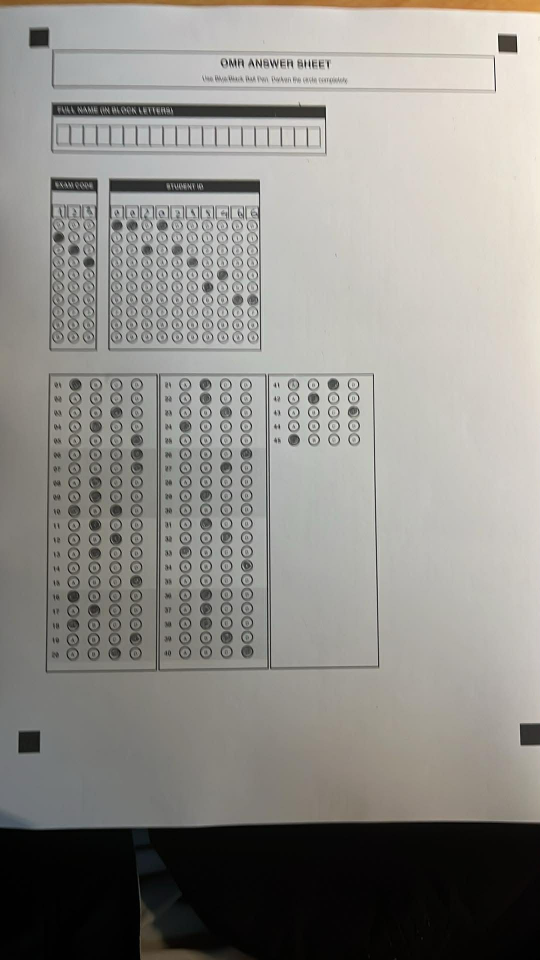
#> input picture test/images/ver2/close.jpg, 1080 x 1920 px, found by its file name (shown at 1/2 size); its folder holds only this picture in this run
$ python page_scanner.py
#> lines starting #> are read from the running program, lines starting #| are printed output that depends on the picture; after the words box and inside, x2 and y2 are one past the last pixel; in counts of white or black regions, pixels touching at a corner belong together
import cv2
import numpy as np
from typing import Optional, Tuple, List


class PageBasedOMRScanner:
    """
    Smart OMR scanner using page/paper detection instead of anchor marks.
    Uses center of image as seed point to find paper boundary.

    Much more robust for real-world conditions:
    - B&W printed documents
    - Missing/damaged anchors
    - Uneven lighting and shadows
    - Documents placed on dark backgrounds
    """

    def __init__(
        self,
        min_paper_area: int = 10000,
        min_contour_darkness_ratio: float = 0.3,
        min_paper_ratio_area: float = 0.15,
        ransac_iterations: int = 500,
        use_anchor_refinement: bool = True,
    ):
        """
        Args:
            min_paper_area: Minimum area (in pixels) to be considered as paper
            min_contour_darkness_ratio: Ratio of dark pixels in contour to confirm validity
            min_paper_ratio_area: Minimum paper area ratio compared to full image
            ransac_iterations: Number of RANSAC hypotheses for rotated rectangle fitting
            use_anchor_refinement: Whether to refine detected corners with local anchor search
        """
#> further down, img is the input picture: shape (1920, 1080, 3); mean B, G, R 136.8, 141.5, 143.5
#| Processing image: (1920, 1080, 3)
        self.min_paper_area = min_paper_area
        self.min_contour_darkness_ratio = min_contour_darkness_ratio
        self.min_paper_ratio_area = min_paper_ratio_area
        self.ransac_iterations = ransac_iterations
        self.use_anchor_refinement = use_anchor_refinement

    def preprocess_image(self, image: np.ndarray) -> Tuple[np.ndarray, np.ndarray]:
        """
        Preprocessing: Grayscale + Denoising + Adaptive Threshold.
        Returns both the threshold and the enhanced grayscale.
        """
        # Convert to grayscale
        gray = cv2.cvtColor(image, cv2.COLOR_BGR2GRAY)

        # Denoise
        denoised = cv2.fastNlMeansDenoising(gray, h=10, templateWindowSize=7, searchWindowSize=21)

        # Gaussian blur
        blurred = cv2.GaussianBlur(denoised, (5, 5), 0)

        # CLAHE for shadow handling
        clahe = cv2.createCLAHE(clipLimit=2.0, tileGridSize=(8, 8))
        enhanced = clahe.apply(blurred)
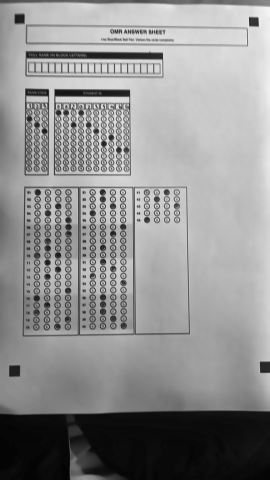
#> enhanced: shape (1920, 1080) (shown at 1/4 size); min 3, max 246, mean 144.1

        # Adaptive thresholding
        thresh = cv2.adaptiveThreshold(
            enhanced, 255, cv2.ADAPTIVE_THRESH_GAUSSIAN_C,
            cv2.THRESH_BINARY_INV, blockSize=21, C=5
        )
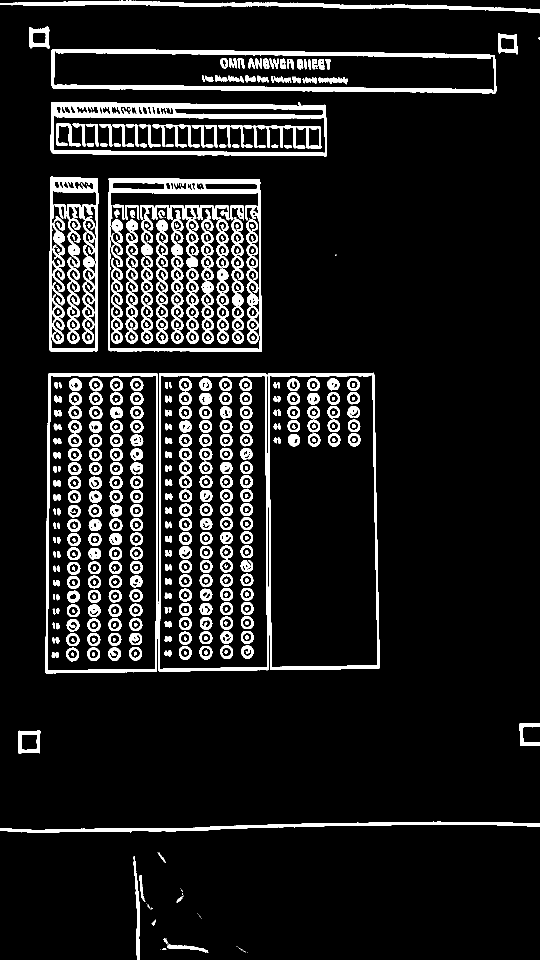
#> thresh: shape (1920, 1080) (shown at 1/2 size); 10.4% white; 626 white regions (40 under 20 px), largest, box (x1, y1, x2, y2) and area: (101, 204, 654, 313) 15323, (103, 98, 993, 187) 14718, (216, 356, 523, 704) 10730

        # Morphological closing to fill small holes
        kernel = cv2.getStructuringElement(cv2.MORPH_RECT, (5, 5))
        thresh = cv2.morphologyEx(thresh, cv2.MORPH_CLOSE, kernel, iterations=2)
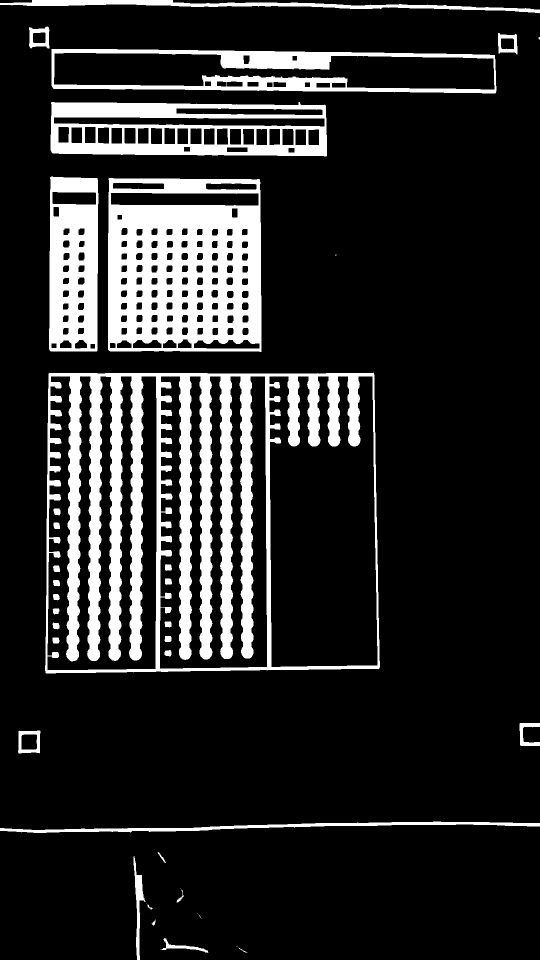
#> thresh: shape (1920, 1080) (shown at 1/2 size); 15.8% white; 41 white regions (10 under 20 px)

        return thresh, enhanced

    # [18 lines left out: function sample_center_color, not called in this run]

    def find_paper_contour(self, thresh: np.ndarray, image: np.ndarray) -> Optional[np.ndarray]:
        """
        Find the contour representing the paper/document.
        Strategy: Find the largest contour that contains the image center and is >= 15% of image area.

        Returns: The contour representing the paper boundary
        """
        h, w = image.shape[:2]
        center = (w // 2, h // 2)
#> (the rest of the program and of its run is left out)
